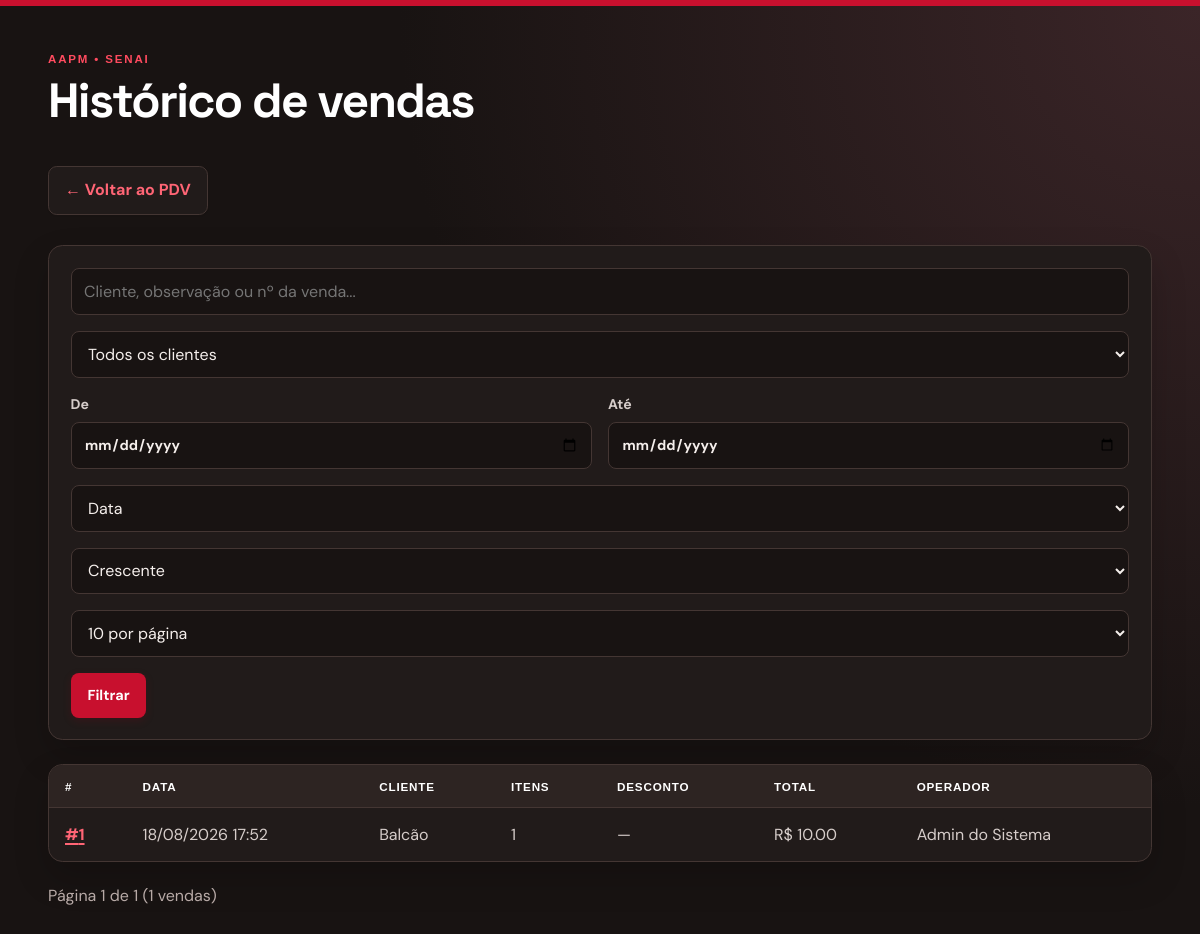
/pdv/historico (signed in), run on an earlier commit of the app's database.
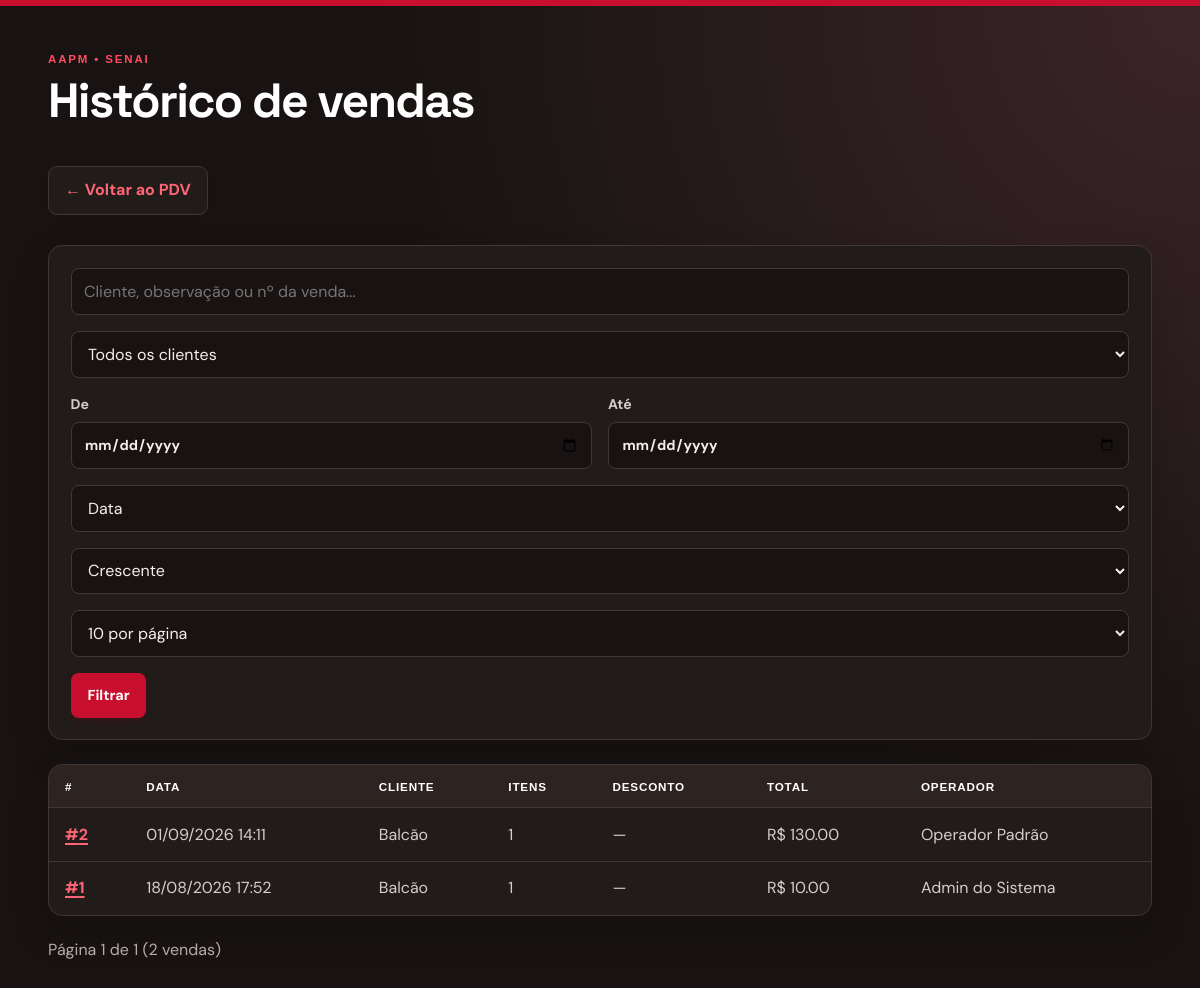
And on a later commit of the database.
### app/models/venda.py (models this page shows, shortened)
class Venda(Base):
    __tablename__ = "vendas"
    id         = Column(Integer, primary_key=True, index=True)
    cliente_id = Column(
        Integer,
        ForeignKey("clientes.id", ondelete="SET NULL"),
        nullable=True
    )
    usuario_id = Column(
        Integer,
        ForeignKey("usuarios.id", ondelete="SET NULL"),
        nullable=True
    )
    desconto_percentual = Column(Float, nullable=False, default=0.0)
    total_bruto  = Column(Float, nullable=False, default=0.0)
    total_liquido = Column(Float, nullable=False, default=0.0)
    observacao = Column(String(255), nullable=True)
    criado_em = Column(DateTime, server_default=func.now())
    cliente = relationship("Cliente", back_populates="vendas")
    usuario = relationship("Usuario", backref="vendas")
    itens   = relationship(
        "ItemVenda",
        back_populates="venda",
        cascade="all, delete-orphan"  # deleta itens se a venda for deletada
    )

### app/models/usuario.py (models this page shows)
class Usuario(Base):
    __tablename__ = "usuarios"
    id = Column(Integer, primary_key=True, autoincrement=True)
    nome = Column(String(100), nullable=False)
    email = Column(String(100), nullable=False, index=True, unique=True)
    senha_hash = Column(String(255), nullable=False)
    role = Column(String(20), nullable=False, default="operador")
    ativo = Column(Boolean, default=True)
    criado_em = Column(DateTime, server_default=func.now())

### app/controllers/pdv_controller.py (the view)
@router.get("/historico")
def historico_vendas(
    request: Request,
    busca: str = "",
    cliente_id: int = 0,
    data_inicio: str = "",
    data_fim: str = "",
    ordenar_por: str = "data",
    direcao: str = "desc",
    pagina: int = 1,
    por_pagina: int = 10,
    db: Session = Depends(get_db),
    usuario = Depends(get_usuario_logado)
):
    query = db.query(Venda)
    if cliente_id:
        query = query.filter(Venda.cliente_id == cliente_id)
    if busca:
        termo = f"%{busca}%"
        query = query.outerjoin(Cliente).filter(
            or_(Cliente.nome.ilike(termo), Venda.observacao.ilike(termo), Venda.id.cast(String).ilike(termo))
        )
    try:
        if data_inicio:
            query = query.filter(Venda.criado_em >= datetime.fromisoformat(data_inicio))
        if data_fim:
            query = query.filter(Venda.criado_em < datetime.fromisoformat(data_fim) + timedelta(days=1))
    except ValueError:
        data_inicio = ""
        data_fim = ""
    ordenacoes = {"data": Venda.criado_em, "total": Venda.total_liquido, "desconto": Venda.desconto_percentual, "id": Venda.id}
    ordenar_por = ordenar_por if ordenar_por in ordenacoes else "data"
    direcao = direcao if direcao in ("asc", "desc") else "desc"
    coluna_ordenacao = ordenacoes[ordenar_por]
    query = query.order_by(coluna_ordenacao.desc() if direcao == "desc" else coluna_ordenacao.asc(), Venda.id.desc())
    total_vendas = query.count()
    pagina = max(pagina, 1)
    por_pagina = min(max(por_pagina, 1), 100)
    total_paginas = max(math.ceil(total_vendas / por_pagina), 1)
    pagina = min(pagina, total_paginas)
    vendas = query.offset((pagina - 1) * por_pagina).limit(por_pagina).all()
    clientes = db.query(Cliente).filter(Cliente.ativo == True).order_by(Cliente.nome).all()
    return templates.TemplateResponse(
        request,
        "pdv/historico.html",
        {
            "request": request, "usuario": usuario, "vendas": vendas,
            "clientes": clientes, "busca": busca, "cliente_id": cliente_id,
            "data_inicio": data_inicio, "data_fim": data_fim,
            "ordenar_por": ordenar_por, "direcao": direcao,
            "pagina": pagina, "por_pagina": por_pagina,
            "total_paginas": total_paginas, "total_vendas": total_vendas,
        }
    )

### app/templates/pdv/historico.html (shortened to what this page needs)
<!DOCTYPE html>
<html lang="pt-br">
<head><meta charset="UTF-8"><title>Histórico de Vendas — AAPM SENAI</title></head>
<body>
    {% include "_aapm_styles.html" %}
    <h1>Histórico de vendas</h1>
    <a href="/pdv">← Voltar ao PDV</a>
    <form method="get" action="/pdv/historico"><input type="text" name="busca" placeholder="Cliente, observação ou nº da venda..." value="{{ busca }}"><select name="cliente_id"><option value="0">Todos os clientes</option></select><label>De <input type="date" name="data_inicio" value="{{ data_inicio }}"></label><label>Até <input type="date" name="data_fim" value="{{ data_fim }}"></label><select name="ordenar_por"><option value="data">Data</option></select><select name="direcao"><option value="asc">Crescente</option></select><select name="por_pagina"><option value="10">10 por página</option></select><button type="submit">Filtrar</button></form>
    <table border="1" cellpadding="8">
        <thead>
            <tr>
                <th>#</th>
                <th>Data</th>
                <th>Cliente</th>
                <th>Itens</th>
                <th>Desconto</th>
                <th>Total</th>
                <th>Operador</th>
            </tr>
        </thead>
        <tbody>
            {% for v in vendas %}
            <tr>
                <td><a href="/pdv/venda/{{ v.id }}">#{{ v.id }}</a></td>
                <td>{{ v.criado_em.strftime('%d/%m/%Y %H:%M') }}</td>
                <td>{{ v.cliente.nome if v.cliente else "Balcão" }}</td>
                <td>{{ v.itens | length }}</td>
                <td>
                    {% if v.desconto_percentual > 0 %}
                        <span style="color:green">
                            {{ v.desconto_percentual|int }}%
                            (− R$ {{ "%.2f"|format(v.desconto_valor) }})
                        </span>
                    {% else %}—{% endif %}
                </td>
                <td>R$ {{ "%.2f"|format(v.total_liquido) }}</td>
                <td>{{ v.usuario.nome if v.usuario else "—" }}</td>
            </tr>
            {% endfor %}
        </tbody>
    </table>
    <p>Página {{ pagina }} de {{ total_paginas }} ({{ total_vendas }} vendas)</p>
    {% set total_registros = total_vendas %}{% include "_pagination.html" %}
</body>
</html>

### app/templates/_aapm_styles.html
<link rel="stylesheet" href="/static/css/_aapm_styles.css">

### app/static/css/_aapm_styles.css (style rules this page uses)
:root { --aapm-red: #c8102e; --aapm-red-dark: #94001d; --aapm-ink: #18181b; --aapm-paper: #ffffff; --aapm-canvas: #f5f5f4; --aapm-line: #e7e5e4; --aapm-muted: #78716c; --aapm-green: #15803d; --aapm-amber: #b45309; }
*, *::before, *::after { box-sizing: border-box; }
html { background: var(--aapm-canvas); }
body { max-width: none; width: 100%; min-height: 100vh; margin: 0; padding: clamp(1.5rem, 4vw, 3.5rem); font-family: 'DM Sans', Arial, sans-serif; color: var(--aapm-ink); line-height: 1.5; background: linear-gradient(135deg, #fafaf9 0%, #f5f5f4 58%, #f0e8e7 100%); border-top: 6px solid var(--aapm-red); }
body::before { content: 'AAPM • SENAI'; display: block; margin-bottom: .6rem; color: var(--aapm-red); font: 800 .72rem/1 'Syne', sans-serif; letter-spacing: .16em; }
h1, h2, h3 { font-family: 'Space Grotesk', Arial, sans-serif; letter-spacing: -.035em; }
h1 { margin: 0 0 1.75rem; font-size: clamp(2rem, 4vw, 3rem); line-height: 1.1; }
p { color: #57534e; }
a { color: var(--aapm-red); font-weight: 700; text-decoration-thickness: 1.5px; text-underline-offset: 3px; }
body > a, form + a, p > a:first-child, .actions a { display: inline-flex; align-items: center; gap: .4rem; margin: .65rem .35rem .65rem 0; padding: .7rem 1rem; border: 1px solid #d6d3d1; border-radius: .55rem; background: var(--aapm-paper); text-decoration: none; box-shadow: 0 1px 2px rgba(24,24,27,.05); transition: .2s ease; }
form { display: flex; flex-wrap: wrap; align-items: end; gap: 1rem; max-width: 800px; margin: 1.25rem 0 1.5rem; padding: 1.35rem; background: var(--aapm-paper); border: 1px solid var(--aapm-line); border-radius: .9rem; box-shadow: 0 10px 24px rgba(41,37,36,.06); }
label { display: grid; gap: .42rem; flex: 1 1 205px; color: #44403c; font-size: .88rem; font-weight: 700; }
input, select, textarea { width: 100%; min-height: 2.8rem; padding: .68rem .78rem; border: 1px solid #d6d3d1; border-radius: .5rem; background: #fff; color: var(--aapm-ink); font: inherit; transition: border-color .18s, box-shadow .18s; }
button, input[type='submit'] { min-height: 2.8rem; padding: .7rem 1.05rem; border: 0; border-radius: .5rem; background: var(--aapm-red); color: #fff; font: 700 .9rem 'DM Sans', sans-serif; cursor: pointer; box-shadow: 0 3px 8px rgba(148,0,29,.18); transition: transform .18s, background .18s; }
table { width: 100%; margin: 1.4rem 0; overflow: hidden; border: 1px solid var(--aapm-line); border-collapse: separate; border-spacing: 0; border-radius: .9rem; background: var(--aapm-paper); box-shadow: 0 10px 24px rgba(41,37,36,.06); }
th, td { padding: .9rem 1rem; border: 0; border-bottom: 1px solid #f0eeec; text-align: left; vertical-align: middle; }
th { background: #292524; color: #fff; font: 700 .73rem 'Syne', sans-serif; letter-spacing: .07em; text-transform: uppercase; }
tbody tr:last-child td { border-bottom: 0; }
html { background: #181312; }
body { color: #eee9e7; background: radial-gradient(circle at top right, #3b2528, #181312 52%); }
body::before { color: #ff4b5f; }
h1, h2, h3 { color: #fff; }
p { color: #b8aaa7; }
a { color: #ff6575; }
body > a, form + a, p > a:first-child, .actions a { background: #211b1a; border-color: #443633; }
form, table { max-width: none; background: #211b1a; border-color: #443633; box-shadow: 0 16px 35px rgba(0,0,0,.18); }
label { color: #d6cdca; }
input, select, textarea { background: #181312; border-color: #443633; color: #f5efec; }
th { background: #2d2422; color: #fff; }
th, td { border-bottom-color: #443633; }
td { color: #d6cdca; }

What changed in the data, as far as the page shows it:
added Venda: id "2", criado_em "01/09/2026 14:11", cliente "Balcão", itens|length "1", total_liquido "130.00", usuario "Operador Padrão"
Also different on the page:
{{ total_vendas }}: "1" → "2"
